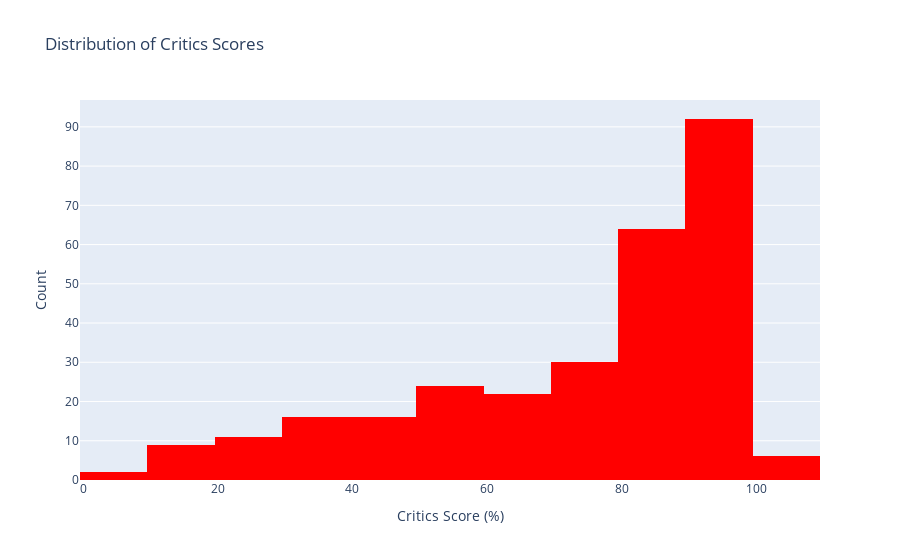

Notebook code cell kept with this figure:
### Markdown cell above
#### 1. Distribution of Critics and Audience Scores

### Code cell
# Histogram for Critics Score
fig_critics_hist = px.histogram(
    df, 
    x='Critics Score', 
    nbins=20, 
    title='Distribution of Critics Scores',
    labels={'Critics Score': 'Critics Score (%)'},
    color_discrete_sequence=['red']
)
fig_critics_hist.update_layout(
    xaxis_title='Critics Score (%)', 
    yaxis_title='Count'
)
fig_critics_hist.show()

### Figure 1 — Plotly figure (JSON) as saved in the notebook; plotly's stock layout.template omitted (floating-point values rounded to 4 significant figures; data arrays with more than 128 entries replaced by an {"elided": "..."} marker saying what was removed)
{"data": [{"alignmentgroup": "True", "bingroup": "x", "hovertemplate": "Critics Score (%)=%{x}<br>count=%{y}<extra></extra>", "legendgroup": "", "marker": {"color": "red", "pattern": {"shape": ""}}, "name": "", "nbinsx": 20, "offsetgroup": "", "orientation": "v", "showlegend": false, "type": "histogram", "x": {"elided": "292 int values"}, "xaxis": "x", "yaxis": "y"}], "layout": {"barmode": "relative", "legend": {"tracegroupgap": 0}, "title": {"text": "Distribution of Critics Scores"}, "xaxis": {"anchor": "y", "domain": [0, 1], "title": {"text": "Critics Score (%)"}}, "yaxis": {"anchor": "x", "domain": [0, 1], "title": {"text": "Count"}}}}
